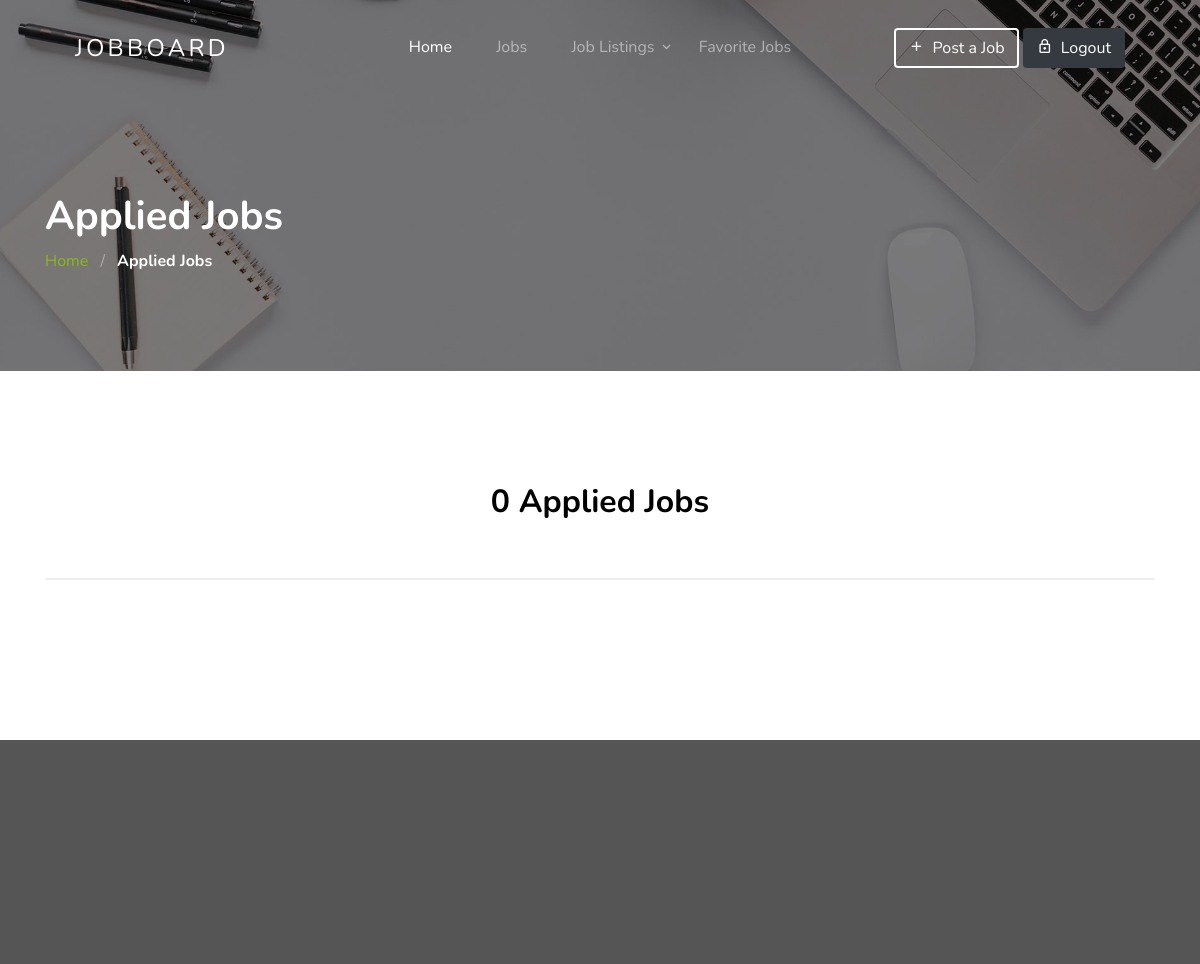
The page /applied-jobs/ (signed in) on the database as committed earlier.
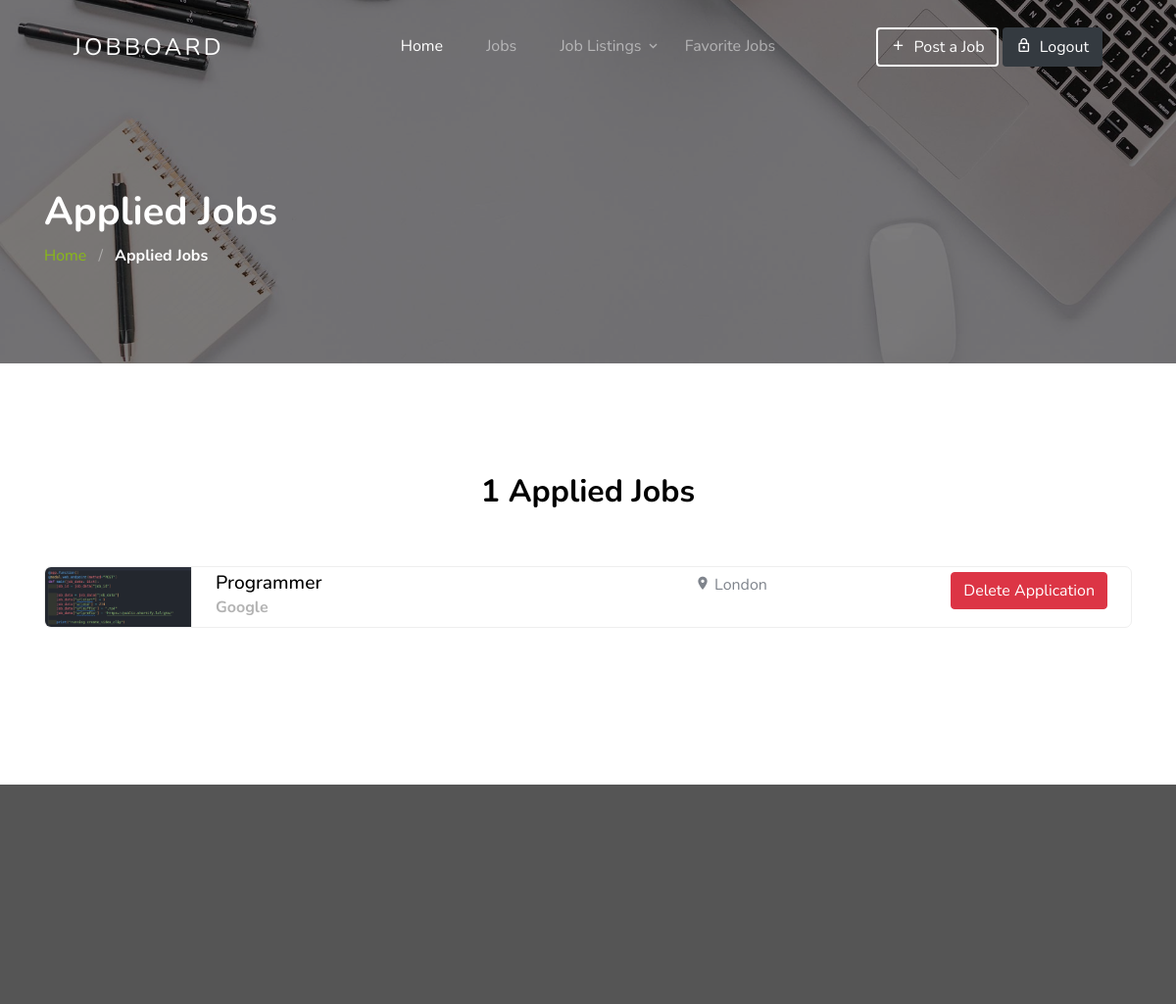
The same page on the database as committed later.
### app1/models.py (models this page shows)
class Job(models.Model):
    user = models.ForeignKey(User, on_delete=models.CASCADE)
    email = models.CharField(max_length=255)
    title = models.CharField(max_length=255)
    location = models.CharField(max_length=255)
    type = models.CharField(max_length=50)
    description = models.TextField()
    company_name = models.CharField(max_length=255)
    company_description = models.TextField()
    logo = models.ImageField(upload_to="logo/")
    published_on = models.DateField(auto_now_add=True, null=True, blank=True)

### app1/views.py (the view)
# urls.py: path("applied-jobs/", views.applied_jobs, name="applied_jobs"),
def applied_jobs(request):
    user_id = request.session.get("user_id")
    if not user_id:
        return redirect("app1:login_page")
    current_user = User.objects.get(id=user_id)
    applications = Application.objects.filter(user=current_user)
    applied_jobs = Job.objects.filter(application__in=applications)
    context = {"jobs": applied_jobs, "jobs_count": applied_jobs.count()}
    return render(request, "applied_jobs.html", context)

### templates/applied_jobs.html (shortened to what this page needs)
{% extends './base.html' %}
{% load static %}
{% block body %}
<!doctype html>
<html lang="en">
<body id="top">
  <section class="section-hero overlay inner-page bg-image"
    style="background-image: url('{% static 'images/hero_1.jpg' %}');" id="home-section">
    <div class="container">
      <div class="row">
        <div class="col-md-7">
          <h1 class="text-white font-weight-bold">Applied Jobs</h1>
          <div class="custom-breadcrumbs">
            <a href="{% url 'app1:home' %}">Home</a> <span class="mx-2 slash">/</span>
            <span class="text-white"><strong>Applied Jobs</strong></span>
          </div>
        </div>
      </div>
    </div>
  </section>
  <section class="site-section" id="next">
    <div class="container">
      <div class="row mb-5 justify-content-center">
        <div class="col-md-7 text-center">
          <h2 class="section-title mb-2">{{jobs.count}} Applied Jobs</h2>
        </div>
      </div>
      <ul class="job-listings mb-5">
        {% for job in jobs %}
        <li class="job-listing d-block d-sm-flex pb-3 pb-sm-0 align-items-center">
          <div class="job-listing-logo">
            <img src="{{job.logo.url}}" alt="Image" class="img-fluid">
          </div>
          <div class="job-listing-about d-sm-flex custom-width w-100 justify-content-between mx-4">
            <div class="job-listing-position custom-width w-50 mb-3 mb-sm-0">
              <h2>{{job.title}}</h2>
              <strong>{{job.company_name}}</strong>
            </div>
            <div class="job-listing-location mb-3 mb-sm-0 custom-width w-25">
              <span class="icon-room"></span> {{job.location}}
            </div>
            <div class="job-listing-meta">
              <button class="btn btn-danger" onclick="DeleteJob({{job.id}})">Delete Application</button>
            </div>
          </div>
        </li>
        {% endfor %}
      </ul>
    </div>
  </section>
</body>
</html>
{% endblock body %}

### templates/base.html (shortened to what this page needs)
{% load static %}
<!doctype html>
<html lang="en">
<head>
    <link rel="stylesheet" href="{% static 'css/custom-bs.css' %}">
    <link rel="stylesheet" href="{% static 'css/jquery.fancybox.min.css' %}">
    <link rel="stylesheet" href="{% static 'css/bootstrap-select.min.css' %}">
    <link rel="stylesheet" href="{% static 'fonts/icomoon/style.css' %}">
    <link rel="stylesheet" href="{% static 'fonts/line-icons/style.css' %}">
    <link rel="stylesheet" href="{% static 'css/owl.carousel.min.css' %}">
    <link rel="stylesheet" href="{% static 'css/animate.min.css' %}">
    <link rel="stylesheet" href="{% static 'css/quill.snow.css' %}">
    <link rel="stylesheet" href="{% static  'css/style.css' %}">
</head>
<body id="top">
    <div class="site-wrap">
        <header class="site-navbar mt-3">
            <div class="container-fluid">
                <div class="row align-items-center">
                    <div class="site-logo col-6"><a href="{% url 'app1:home' %}">JobBoard</a></div>
                    <nav class="mx-auto site-navigation">
                        <ul class="site-menu js-clone-nav d-none d-xl-block ml-0 pl-0">
                            <li><a href="{% url 'app1:home' %}" class="nav-link active">Home</a></li>
                            <li><a href="{% url 'app1:list_jobs' %}">Jobs</a></li>
                            <li class="has-children">
                                <a href="{% url 'app1:list_jobs' %}">Job Listings</a>
                            </li>
                            <li><a href="{% url 'app1:favorite_page' %}">Favorite Jobs</a></li>
                        </ul>
                    </nav>
                    <div class="right-cta-menu text-right d-flex aligin-items-center col-6">
                        <div class="ml-auto">
                            {% if not 'user_id' in request.session and not login_page %}
                            <a href="{% url 'app1:login_page' %}"
                                class="btn btn-primary border-width-2 d-none d-lg-inline-block"><span
                                    class="mr-2 icon-lock_outline"></span>Log In</a>
                            {% elif not login_page %}
                            <a href="{% url 'app1:post_job_page' %}"
                                class="btn btn-outline-white border-width-2 d-none d-lg-inline-block"><span
                                    class="mr-2 icon-add"></span>Post a Job</a>
                            <a href="{% url 'app1:logout' %}"
                                class="btn btn-dark border-width-2 d-none d-lg-inline-block"><span
                                    class="mr-2 icon-lock_outline"></span>Logout</a>
                            {% endif %}
                        </div>
                    </div>
                </div>
            </div>
        </header>
        {% block body %}
        {% endblock body %}
        <footer class="site-footer">
        </footer>
</html>

### static/css/style.css (style rules this page uses)
.site-navbar { margin-bottom: 0px; z-index: 1999; position: absolute; width: 100%; top: 2rem; }
.site-navbar .container-fluid { padding-left: 7rem; padding-right: 7rem; }
.site-navbar .site-logo { position: absolute; left: 5%; }
.site-navbar .site-logo a { color: #fff; font-size: 1.5rem; letter-spacing: .2rem; text-transform: uppercase; }
.site-navbar .site-burger-menu, .site-navbar .right-cta-menu { position: absolute; right: 5%; }
.site-navbar .site-navigation { position: absolute; left: 50%; -webkit-transform: translateX(-50%); -ms-transform: translateX(-50%); transform: translateX(-50%); z-index: 5; }
.site-navbar .site-navigation .site-menu { margin-bottom: 0; }
.site-navbar .site-navigation .site-menu .active { color: #fff; display: inline-block; padding: 5px 20px; }
.site-navbar .site-navigation .site-menu a { text-decoration: none !important; display: inline-block; position: relative; }
.site-navbar .site-navigation .site-menu>li { display: inline-block; }
.site-navbar .site-navigation .site-menu>li>a { padding: 20px 20px !important; color: rgba(255, 255, 255, 0.5); display: inline-block; text-decoration: none !important; }
.site-navbar .site-navigation .site-menu .has-children { position: relative; }
.site-navbar .site-navigation .site-menu .has-children>a { position: relative; padding-right: 20px; }
.site-navbar .site-navigation .site-menu .has-children>a:before { position: absolute; content: "\e313"; font-size: 16px; top: 50%; right: 0; -webkit-transform: translateY(-50%); -ms-transform: translateY(-50%); transform: translateY(-50%); font-family: 'icomoon'; }
.site-mobile-menu .site-nav-wrap { padding: 0; margin: 0; list-style: none; position: relative; }
.site-mobile-menu .site-nav-wrap a { padding: 10px 20px; display: block; position: relative; color: #212529; }
.site-mobile-menu .site-nav-wrap li { position: relative; display: block; }
.site-mobile-menu .site-nav-wrap li .active { color: #000; }
.site-mobile-menu .site-nav-wrap>li { display: block; position: relative; float: left; width: 100%; }
.site-mobile-menu .site-nav-wrap>li>a { padding-left: 20px; font-size: 20px; }
body { font-weight: 400; font-size: 1rem; line-height: 1.7; position: relative; }
body:after { content: ""; position: absolute; top: 0; left: 0; right: 0; bottom: 0; background: rgba(0, 0, 0, 0.7); z-index: 100; opacity: 0; visibility: hidden; -webkit-transition: .3s all ease; -o-transition: .3s all ease; transition: .3s all ease; }
h1, h2, h3, h4 { color: #000; }
.site-section { padding-top: 7rem; padding-bottom: 7rem; position: relative; z-index: 2; }
.bg-image { background-size: cover; background-position: center center; background-repeat: no-repeat; }
.job-listings { padding: 0; margin: 0; border: 1px solid #eee; border-radius: 7px; overflow: hidden; position: relative; background: #fff; }
.job-listings .job-listing { position: relative; border-bottom: 1px solid #eee; -webkit-transition: .3s all ease; -o-transition: .3s all ease; transition: .3s all ease; }
.job-listings .job-listing:last-child { border-bottom: none; }
.job-listings .job-listing .job-listing-logo { -webkit-box-flex: 0; -ms-flex: 0 0 150px; flex: 0 0 150px; border-right: 1px solid #eee; }
.job-listings .job-listing-position h2 { font-size: 1.2rem; margin-bottom: 0; }
.job-listings .job-listing-position strong { color: #b3b3b3; }
.custom-breadcrumbs a { color: #89ba16; }
.custom-breadcrumbs .slash { color: rgba(255, 255, 255, 0.4); }
.section-title { font-size: 2rem; font-weight: 700; }
.section-hero, .section-hero>.container>.row { height: 100vh; min-height: 900px; }
.section-hero.inner-page, .section-hero.inner-page>.container>.row { height: auto; min-height: auto; padding-top: 6em; padding-bottom: 3em; }
.section-hero.overlay, .section-hero.overlay-2 { position: relative; }
.section-hero.overlay:before, .section-hero.overlay-2:before { z-index: 1; position: absolute; content: ""; top: 0; left: 0; right: 0; bottom: 0; background: rgba(0, 0, 0, 0.5); }
.section-hero>.container { z-index: 2; position: relative; }
.btn:after, .btn:before { display: none; }
.btn.btn-outline-white { background: transparent; border-width: 2px; border-color: #fff; color: #fff; }
.border-width-2 { border-width: 2px !important; }
.site-footer { padding: 7rem 0; position: relative; background: #555; }

Rows that differ between the two databases and show on the page:
added Job: logo (picture), title "Programmer", company_name "Google", location "London"
Other text that changed with them:
{{ jobs.count }}: "0" → "1"
